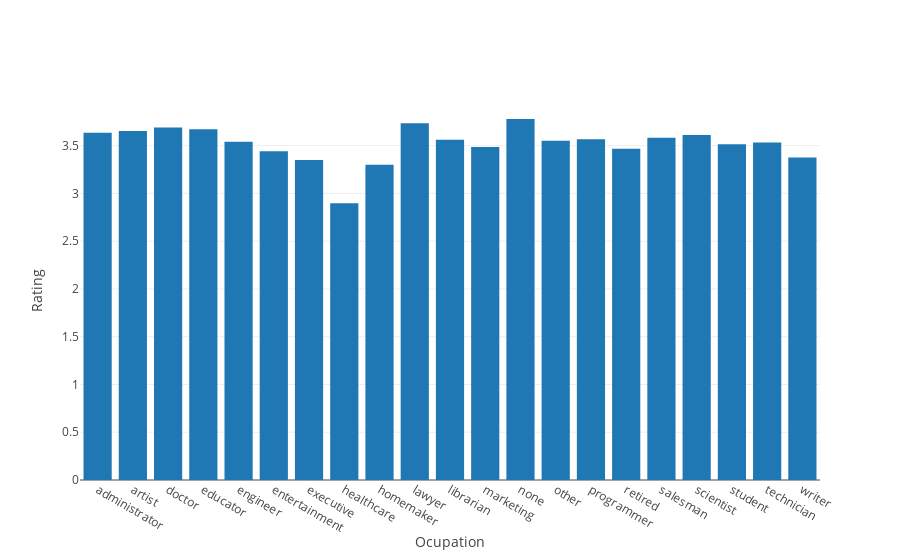

Write notebook code for a chart like this one.
### Code cell
trace0 = Bar(
        x = user_data_occupation.index,
        y = user_data_occupation.rating)
data =[trace0]
layout = dict(xaxis = dict(title = 'Ocupation'),
             yaxis = dict(title = "Rating"))
fig = dict(data = data, layout = layout)
plot.iplot(fig,"Occupation Rating Analysis")

### Figure 1 — Plotly figure (JSON) as saved in the notebook; plotly's stock layout.template omitted (floating-point values rounded to 4 significant figures)
{"data": [{"type": "bar", "x": ["administrator", "artist", "doctor", "educator", "engineer", "entertainment", "executive", "healthcare", "homemaker", "lawyer", "librarian", "marketing", "none", "other", "programmer", "retired", "salesman", "scientist", "student", "technician", "writer"], "y": [3.636, 3.653, 3.689, 3.671, 3.541, 3.441, 3.349, 2.896, 3.301, 3.735, 3.561, 3.486, 3.779, 3.552, 3.568, 3.467, 3.583, 3.611, 3.515, 3.532, 3.376]}], "layout": {"xaxis": {"title": "Ocupation"}, "yaxis": {"title": "Rating"}}}
